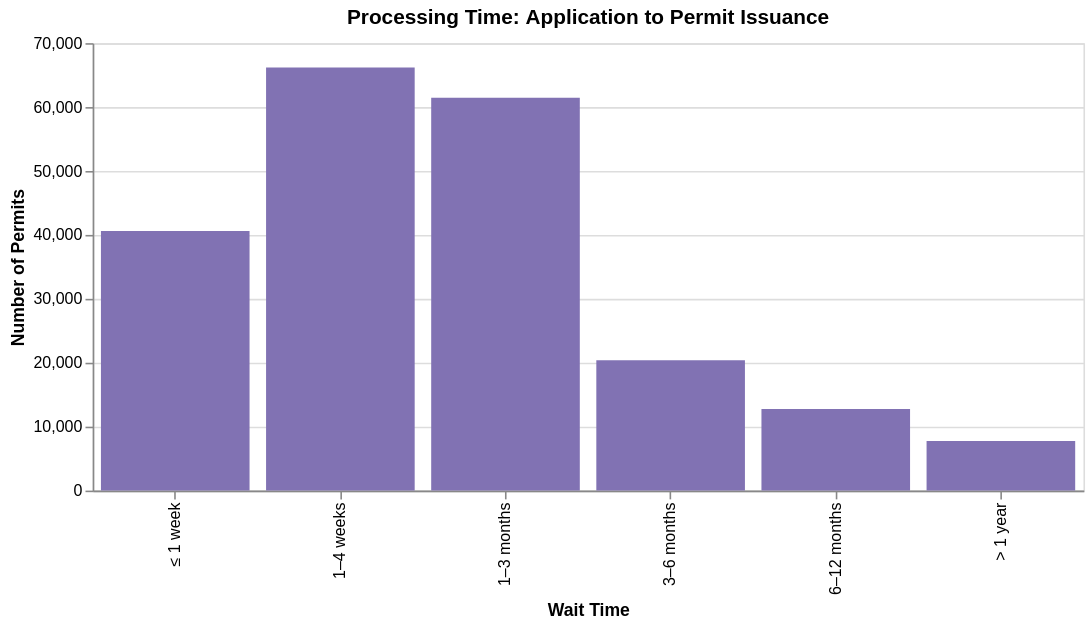

Notebook code for this chart:
### Markdown cell above
## 6. How Long Does It Take to Get a Permit?

Time from application submission to permit issuance. The median wait is about 30 days, but complex projects can take over a year.

### Code cell
df_times = (
    df.filter(
        pl.col("APPLICATION_DATE").is_not_null() &
        pl.col("ISSUED_DATE").is_not_null()
    )
    .with_columns(
        (pl.col("ISSUED_DATE") - pl.col("APPLICATION_DATE")).dt.total_days().alias("days_to_issue")
    )
    .filter(
        (pl.col("days_to_issue") >= 0) & (pl.col("days_to_issue") <= 730)
    )
)

print(f"Permits with both dates: {len(df_times):,}")
print(f"Median: {df_times['days_to_issue'].median():.0f} days")
print(f"P75:    {df_times['days_to_issue'].quantile(0.75):.0f} days")
print(f"P90:    {df_times['days_to_issue'].quantile(0.90):.0f} days")

band_order = ["\u2264 1 week", "1\u20134 weeks", "1\u20133 months",
               "3\u20136 months", "6\u201312 months", "> 1 year"]

buckets = (
    df_times.with_columns(
        pl.when(pl.col("days_to_issue") <= 7).then(pl.lit("\u2264 1 week"))
          .when(pl.col("days_to_issue") <= 30).then(pl.lit("1\u20134 weeks"))
          .when(pl.col("days_to_issue") <= 90).then(pl.lit("1\u20133 months"))
          .when(pl.col("days_to_issue") <= 180).then(pl.lit("3\u20136 months"))
          .when(pl.col("days_to_issue") <= 365).then(pl.lit("6\u201312 months"))
          .otherwise(pl.lit("> 1 year"))
          .alias("wait_band")
    )
    .group_by("wait_band")
    .agg(pl.len().alias("count"))
)

alt.Chart(buckets).mark_bar(color="#8172B3").encode(
    x=alt.X("wait_band:N", sort=band_order, title="Wait Time"),
    y=alt.Y("count:Q", title="Number of Permits"),
    tooltip=["wait_band", "count"],
).properties(title="Processing Time: Application to Permit Issuance", width=620, height=280)

### Figure 1 — Vega-Lite specification as saved in the notebook (floating-point values rounded to 4 significant figures)
{"config": {"view": {"continuousWidth": 300, "continuousHeight": 300}}, "data": {"name": "data-bc43ff85d95152245b7d9edd09aa5cc0"}, "mark": {"type": "bar", "color": "#8172B3"}, "encoding": {"tooltip": [{"field": "wait_band", "type": "nominal"}, {"field": "count", "type": "quantitative"}], "x": {"field": "wait_band", "sort": ["≤ 1 week", "1–4 weeks", "1–3 months", "3–6 months", "6–12 months", "> 1 year"], "title": "Wait Time", "type": "nominal"}, "y": {"field": "count", "title": "Number of Permits", "type": "quantitative"}}, "height": 280, "title": "Processing Time: Application to Permit Issuance", "width": 620, "$schema": "https://vega.github.io/schema/vega-lite/v6.4.1.json", "datasets": {"data-bc43ff85d95152245b7d9edd09aa5cc0": [{"wait_band": "3–6 months", "count": 20373}, {"wait_band": "1–4 weeks", "count": 66189}, {"wait_band": "6–12 months", "count": 12761}, {"wait_band": "1–3 months", "count": 61450}, {"wait_band": "≤ 1 week", "count": 40611}, {"wait_band": "> 1 year", "count": 7745}]}}
